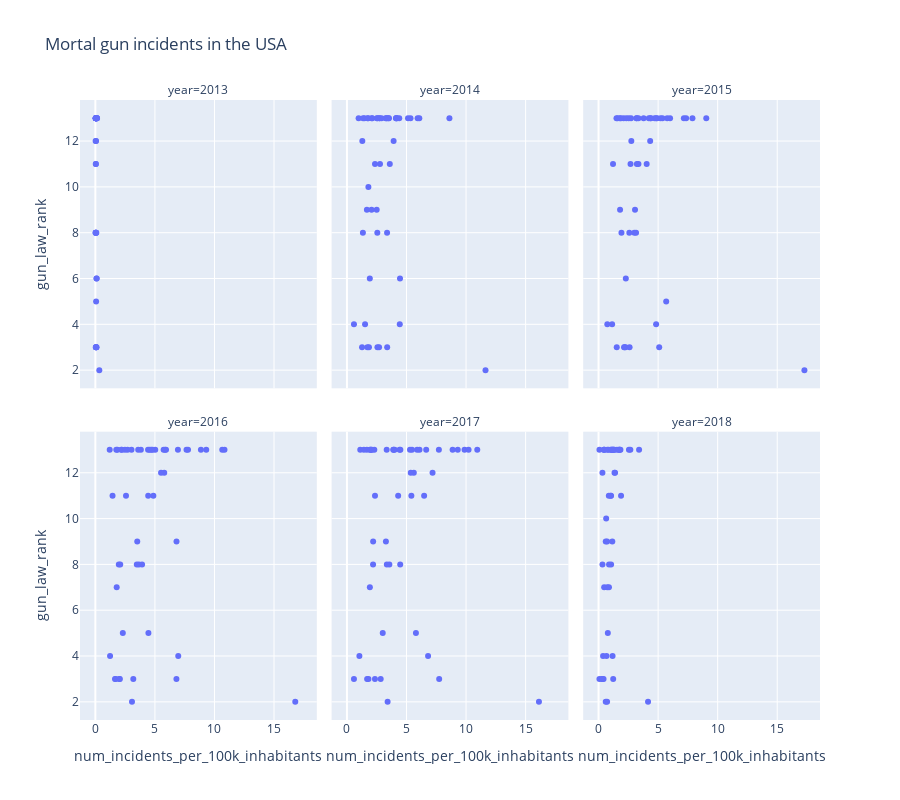

Notebook code cell kept with this figure:
### Markdown cell above
We plot the number of mortal incidents per state against the rank of the state's gun laws:

### Code cell
fig = px.scatter(
    incidents_laws_df,
    x='num_incidents_per_100k_inhabitants',
    y='gun_law_rank',
    hover_name='state',
    hover_data={'num_incidents_per_100k_inhabitants': True, 'gun_law_rank': True},
    title='Mortal gun incidents in the USA',
    facet_col="year",
    facet_col_wrap=3,
    height=800
)
fig.show()

### Figure 1 — Plotly figure (JSON) as saved in the notebook; plotly's stock layout.template omitted (floating-point values rounded to 4 significant figures)
{"data": [{"hovertemplate": "<b>%{hovertext}</b><br><br>year=2013<br>num_incidents_per_100k_inhabitants=%{x}<br>gun_law_rank=%{y}<extra></extra>", "hovertext": ["ALABAMA", "ARIZONA", "CALIFORNIA", "COLORADO", "CONNECTICUT", "DELAWARE", "DISTRICT OF COLUMBIA", "FLORIDA", "GEORGIA", "ILLINOIS", "INDIANA", "KANSAS", "KENTUCKY", "LOUISIANA", "MARYLAND", "MICHIGAN", "MINNESOTA", "MISSISSIPPI", "MISSOURI", "NEW JERSEY", "NEW MEXICO", "NEW YORK", "NORTH CAROLINA", "OHIO", "OKLAHOMA", "PENNSYLVANIA", "RHODE ISLAND", "SOUTH CAROLINA", "TENNESSEE", "TEXAS", "UTAH", "VIRGINIA", "WASHINGTON", "WEST VIRGINIA"], "legendgroup": "", "marker": {"color": "#636efa", "symbol": "circle"}, "mode": "markers", "name": "", "orientation": "v", "showlegend": false, "type": "scatter", "x": [0.02092, 0.04693, 0.06174, 0.01988, 0.05596, 0.1114, 0.3324, 0.04255, 0.02064, 0.06235, 0.06169, 0.1051, 0.06913, 0.08823, 0.06928, 0.06071, 0.03771, 0.0337, 0.1336, 0.1024, 0.04856, 0.03612, 0.03146, 0.04334, 0.1333, 0.07873, 0.09501, 0.1081, 0.1261, 0.03181, 0.03618, 0.0375, 0.02974, 0.05397], "xaxis": "x4", "y": [12, 13, 3, 8, 3, 6, 2, 13, 13, 5, 12, 13, 13, 13, 3, 8, 8, 13, 13, 3, 13, 3, 13, 11, 13, 8, 6, 13, 13, 13, 13, 11, 8, 13], "yaxis": "y4"}, {"hovertemplate": "<b>%{hovertext}</b><br><br>year=2014<br>num_incidents_per_100k_inhabitants=%{x}<br>gun_law_rank=%{y}<extra></extra>", "hovertext": ["ALABAMA", "ALASKA", "ARIZONA", "ARKANSAS", "CALIFORNIA", "COLORADO", "CONNECTICUT", "DELAWARE", "DISTRICT OF COLUMBIA", "FLORIDA", "GEORGIA", "HAWAII", "IDAHO", "ILLINOIS", "INDIANA", "IOWA", "KANSAS", "KENTUCKY", "LOUISIANA", "MAINE", "MARYLAND", "MASSACHUSETTS", "MICHIGAN", "MINNESOTA", "MISSISSIPPI", "MISSOURI", "MONTANA", "NEBRASKA", "NEVADA", "NEW HAMPSHIRE", "NEW JERSEY", "NEW MEXICO", "NEW YORK", "NORTH CAROLINA", "NORTH DAKOTA", "OHIO", "OKLAHOMA", "OREGON", "PENNSYLVANIA", "RHODE ISLAND", "SOUTH CAROLINA", "SOUTH DAKOTA", "TENNESSEE", "TEXAS", "UTAH", "VERMONT", "VIRGINIA", "WASHINGTON", "WEST VIRGINIA", "WISCONSIN", "WYOMING"], "legendgroup": "", "marker": {"color": "#636efa", "symbol": "circle"}, "mode": "markers", "name": "", "orientation": "v", "showlegend": false, "type": "scatter", "x": [5.335, 3.379, 2.722, 4.39, 2.698, 2.068, 1.847, 4.455, 11.63, 3.308, 4.119, 0.5881, 1.467, 4.435, 3.917, 1.674, 2.734, 3.526, 8.603, 0.9786, 3.377, 1.268, 2.55, 1.339, 5.931, 5.126, 2.527, 2.354, 4.221, 1.291, 2.559, 3.254, 1.713, 4.132, 1.784, 3.597, 3.492, 1.801, 3.369, 1.52, 6.075, 1.351, 4.144, 2.907, 1.737, 2.078, 2.775, 1.918, 2.536, 2.497, 2.129], "xaxis": "x5", "y": [13, 13, 13, 13, 3, 9, 3, 6, 2, 13, 13, 4, 13, 4, 12, 9, 13, 13, 13, 13, 3, 3, 8, 8, 13, 13, 13, 11, 13, 12, 3, 13, 3, 13, 13, 11, 13, 10, 8, 4, 13, 13, 13, 13, 13, 13, 11, 6, 13, 9, 13], "yaxis": "y5"}, {"hovertemplate": "<b>%{hovertext}</b><br><br>year=2015<br>num_incidents_per_100k_inhabitants=%{x}<br>gun_law_rank=%{y}<extra></extra>", "hovertext": ["ALABAMA", "ALASKA", "ARIZONA", "ARKANSAS", "CALIFORNIA", "COLORADO", "CONNECTICUT", "DELAWARE", "DISTRICT OF COLUMBIA", "FLORIDA", "GEORGIA", "HAWAII", "IDAHO", "ILLINOIS", "INDIANA", "IOWA", "KANSAS", "KENTUCKY", "LOUISIANA", "MAINE", "MARYLAND", "MASSACHUSETTS", "MICHIGAN", "MINNESOTA", "MISSISSIPPI", "MISSOURI", "MONTANA", "NEBRASKA", "NEVADA", "NEW HAMPSHIRE", "NEW JERSEY", "NEW MEXICO", "NEW YORK", "NORTH CAROLINA", "NORTH DAKOTA", "OHIO", "OKLAHOMA", "OREGON", "PENNSYLVANIA", "RHODE ISLAND", "SOUTH CAROLINA", "SOUTH DAKOTA", "TENNESSEE", "TEXAS", "UTAH", "VERMONT", "VIRGINIA", "WASHINGTON", "WEST VIRGINIA", "WISCONSIN", "WYOMING"], "legendgroup": "", "marker": {"color": "#636efa", "symbol": "circle"}, "mode": "markers", "name": "", "orientation": "v", "showlegend": false, "type": "scatter", "x": [6.005, 7.885, 2.534, 4.218, 2.19, 3.062, 2.266, 5.68, 17.28, 3.191, 4.913, 0.7351, 2.105, 4.832, 4.334, 1.805, 3.785, 4.355, 9.044, 1.506, 5.092, 1.527, 3.005, 1.923, 5.763, 7.163, 2.729, 2.683, 5.369, 1.215, 2.605, 4.711, 2.142, 4.394, 1.784, 4.039, 5.198, 2.584, 3.149, 1.14, 7.351, 2.334, 4.838, 3.349, 1.881, 1.598, 3.35, 2.29, 2.752, 3.218, 3.194], "xaxis": "x6", "y": [13, 13, 13, 13, 3, 9, 3, 5, 2, 13, 13, 4, 13, 4, 12, 9, 13, 13, 13, 13, 3, 3, 8, 8, 13, 13, 13, 11, 13, 11, 3, 13, 3, 13, 13, 11, 13, 8, 8, 4, 13, 13, 13, 13, 13, 13, 11, 6, 12, 11, 13], "yaxis": "y6"}, {"hovertemplate": "<b>%{hovertext}</b><br><br>year=2016<br>num_incidents_per_100k_inhabitants=%{x}<br>gun_law_rank=%{y}<extra></extra>", "hovertext": ["ALABAMA", "ALASKA", "ARIZONA", "ARKANSAS", "CALIFORNIA", "COLORADO", "CONNECTICUT", "DELAWARE", "DISTRICT OF COLUMBIA", "FLORIDA", "GEORGIA", "HAWAII", "IDAHO", "ILLINOIS", "INDIANA", "IOWA", "KANSAS", "KENTUCKY", "LOUISIANA", "MAINE", "MARYLAND", "MASSACHUSETTS", "MICHIGAN", "MINNESOTA", "MISSISSIPPI", "MISSOURI", "MONTANA", "NEBRASKA", "NEVADA", "NEW HAMPSHIRE", "NEW JERSEY", "NEW MEXICO", "NEW YORK", "NORTH CAROLINA", "NORTH DAKOTA", "OHIO", "OKLAHOMA", "OREGON", "PENNSYLVANIA", "RHODE ISLAND", "SOUTH CAROLINA", "SOUTH DAKOTA", "TENNESSEE", "TEXAS", "UTAH", "VERMONT", "VIRGINIA", "WASHINGTON", "WEST VIRGINIA", "WISCONSIN", "WYOMING"], "legendgroup": "", "marker": {"color": "#636efa", "symbol": "circle"}, "mode": "markers", "name": "", "orientation": "v", "showlegend": false, "type": "scatter", "x": [9.31, 10.84, 3.598, 5.933, 3.076, 3.659, 1.707, 4.455, 16.79, 4.425, 5.027, 2.058, 1.85, 6.96, 5.784, 1.97, 3.82, 5.853, 10.65, 1.204, 6.807, 1.649, 3.48, 1.791, 8.863, 7.781, 3.032, 2.573, 6.813, 1.443, 3.185, 4.808, 2.007, 5.516, 2.23, 4.871, 5.731, 2.088, 3.921, 1.235, 7.653, 2.702, 6.933, 4.561, 2.171, 1.758, 4.437, 2.305, 4.695, 3.517, 2.484], "xaxis": "x", "y": [13, 13, 13, 13, 2, 8, 3, 5, 2, 13, 13, 3, 13, 4, 12, 8, 13, 13, 13, 13, 3, 3, 8, 7, 13, 13, 13, 11, 9, 11, 3, 13, 3, 12, 13, 11, 13, 8, 8, 4, 13, 13, 13, 13, 13, 13, 11, 5, 13, 9, 13], "yaxis": "y"}, {"hovertemplate": "<b>%{hovertext}</b><br><br>year=2017<br>num_incidents_per_100k_inhabitants=%{x}<br>gun_law_rank=%{y}<extra></extra>", "hovertext": ["ALABAMA", "ALASKA", "ARIZONA", "ARKANSAS", "CALIFORNIA", "COLORADO", "CONNECTICUT", "DELAWARE", "DISTRICT OF COLUMBIA", "FLORIDA", "GEORGIA", "HAWAII", "IDAHO", "ILLINOIS", "INDIANA", "IOWA", "KANSAS", "KENTUCKY", "LOUISIANA", "MAINE", "MARYLAND", "MASSACHUSETTS", "MICHIGAN", "MINNESOTA", "MISSISSIPPI", "MISSOURI", "MONTANA", "NEBRASKA", "NEVADA", "NEW HAMPSHIRE", "NEW JERSEY", "NEW MEXICO", "NEW YORK", "NORTH CAROLINA", "NORTH DAKOTA", "OHIO", "OKLAHOMA", "OREGON", "PENNSYLVANIA", "RHODE ISLAND", "SOUTH CAROLINA", "SOUTH DAKOTA", "TENNESSEE", "TEXAS", "UTAH", "VERMONT", "VIRGINIA", "WASHINGTON", "WEST VIRGINIA", "WISCONSIN", "WYOMING"], "legendgroup": "", "marker": {"color": "#636efa", "symbol": "circle"}, "mode": "markers", "name": "", "orientation": "v", "showlegend": false, "type": "scatter", "x": [10.21, 8.87, 3.927, 6.653, 3.414, 3.559, 2.35, 5.791, 16.12, 4.484, 6.09, 0.5881, 2.297, 6.812, 5.614, 2.199, 4.416, 5.462, 10.94, 2.033, 7.742, 1.802, 3.349, 1.923, 9.874, 9.3, 3.335, 2.354, 6.48, 1.671, 2.832, 5.293, 1.693, 5.359, 1.933, 5.409, 5.891, 2.193, 4.472, 1.045, 7.718, 1.965, 7.186, 4.001, 2.098, 1.119, 4.299, 3.004, 3.886, 3.271, 1.419], "xaxis": "x2", "y": [13, 13, 13, 13, 2, 8, 3, 5, 2, 13, 13, 3, 13, 4, 12, 9, 13, 13, 13, 13, 3, 3, 8, 7, 13, 13, 13, 11, 11, 13, 3, 13, 3, 12, 13, 11, 13, 8, 8, 4, 13, 13, 12, 13, 13, 13, 11, 5, 13, 9, 13], "yaxis": "y2"}, {"hovertemplate": "<b>%{hovertext}</b><br><br>year=2018<br>num_incidents_per_100k_inhabitants=%{x}<br>gun_law_rank=%{y}<extra></extra>", "hovertext": ["ALABAMA", "ALASKA", "ARIZONA", "ARKANSAS", "CALIFORNIA", "COLORADO", "CONNECTICUT", "DELAWARE", "DISTRICT OF COLUMBIA", "FLORIDA", "GEORGIA", "HAWAII", "IDAHO", "ILLINOIS", "INDIANA", "IOWA", "KANSAS", "KENTUCKY", "LOUISIANA", "MAINE", "MARYLAND", "MASSACHUSETTS", "MICHIGAN", "MINNESOTA", "MISSISSIPPI", "MISSOURI", "MONTANA", "NEBRASKA", "NEVADA", "NEW HAMPSHIRE", "NEW JERSEY", "NEW MEXICO", "NEW YORK", "NORTH CAROLINA", "NORTH DAKOTA", "OHIO", "OKLAHOMA", "OREGON", "PENNSYLVANIA", "RHODE ISLAND", "SOUTH CAROLINA", "SOUTH DAKOTA", "TENNESSEE", "TEXAS", "UTAH", "VERMONT", "VIRGINIA", "WASHINGTON", "WEST VIRGINIA", "WISCONSIN", "WYOMING"], "legendgroup": "", "marker": {"color": "#636efa", "symbol": "circle"}, "mode": "markers", "name": "", "orientation": "v", "showlegend": false, "type": "scatter", "x": [2.552, 1.549, 1.079, 1.337, 0.7167, 1.054, 0.4197, 0.7796, 4.155, 1.154, 1.228, 0.07351, 0.8293, 1.177, 1.342, 0.3283, 1.192, 1.291, 2.669, 0.4517, 1.23, 0.3207, 0.8802, 0.4713, 3.404, 1.837, 0.5053, 0.6023, 1.889, 0.07596, 0.6028, 1.7, 0.2993, 1.017, 0.446, 1.049, 1.013, 0.7309, 0.8739, 0.38, 1.751, 0.7369, 1.387, 1.094, 0.3256, 0.6392, 0.8624, 0.6692, 1.187, 0.7209, 1.774], "xaxis": "x3", "y": [13, 13, 13, 13, 2, 8, 3, 5, 2, 9, 13, 3, 13, 4, 12, 8, 13, 13, 13, 13, 3, 3, 8, 7, 13, 13, 13, 9, 11, 13, 2, 13, 3, 11, 13, 11, 13, 7, 7, 4, 13, 13, 12, 13, 12, 10, 11, 4, 13, 9, 13], "yaxis": "y3"}], "layout": {"annotations": [{"font": {}, "showarrow": false, "text": "year=2016", "x": 0.16, "xanchor": "center", "xref": "paper", "y": 0.465, "yanchor": "bottom", "yref": "paper"}, {"font": {}, "showarrow": false, "text": "year=2017", "x": 0.5, "xanchor": "center", "xref": "paper", "y": 0.465, "yanchor": "bottom", "yref": "paper"}, {"font": {}, "showarrow": false, "text": "year=2018", "x": 0.84, "xanchor": "center", "xref": "paper", "y": 0.465, "yanchor": "bottom", "yref": "paper"}, {"font": {}, "showarrow": false, "text": "year=2013", "x": 0.16, "xanchor": "center", "xref": "paper", "y": 1.0, "yanchor": "bottom", "yref": "paper"}, {"font": {}, "showarrow": false, "text": "year=2014", "x": 0.5, "xanchor": "center", "xref": "paper", "y": 1.0, "yanchor": "bottom", "yref": "paper"}, {"font": {}, "showarrow": false, "text": "year=2015", "x": 0.84, "xanchor": "center", "xref": "paper", "y": 1.0, "yanchor": "bottom", "yref": "paper"}], "height": 800, "legend": {"tracegroupgap": 0}, "title": {"text": "Mortal gun incidents in the USA"}, "xaxis": {"anchor": "y", "domain": [0, 0.32], "title": {"text": "num_incidents_per_100k_inhabitants"}}, "xaxis2": {"anchor": "y2", "domain": [0.34, 0.66], "matches": "x", "title": {"text": "num_incidents_per_100k_inhabitants"}}, "xaxis3": {"anchor": "y3", "domain": [0.68, 1.0], "matches": "x", "title": {"text": "num_incidents_per_100k_inhabitants"}}, "xaxis4": {"anchor": "y4", "domain": [0, 0.32], "matches": "x", "showticklabels": false}, "xaxis5": {"anchor": "y5", "domain": [0.34, 0.66], "matches": "x", "showticklabels": false}, "xaxis6": {"anchor": "y6", "domain": [0.68, 1.0], "matches": "x", "showticklabels": false}, "yaxis": {"anchor": "x", "domain": [0, 0.465], "title": {"text": "gun_law_rank"}}, "yaxis2": {"anchor": "x2", "domain": [0, 0.465], "matches": "y", "showticklabels": false}, "yaxis3": {"anchor": "x3", "domain": [0, 0.465], "matches": "y", "showticklabels": false}, "yaxis4": {"anchor": "x4", "domain": [0.535, 1.0], "matches": "y", "title": {"text": "gun_law_rank"}}, "yaxis5": {"anchor": "x5", "domain": [0.535, 1.0], "matches": "y", "showticklabels": false}, "yaxis6": {"anchor": "x6", "domain": [0.535, 1.0], "matches": "y", "showticklabels": false}}}
